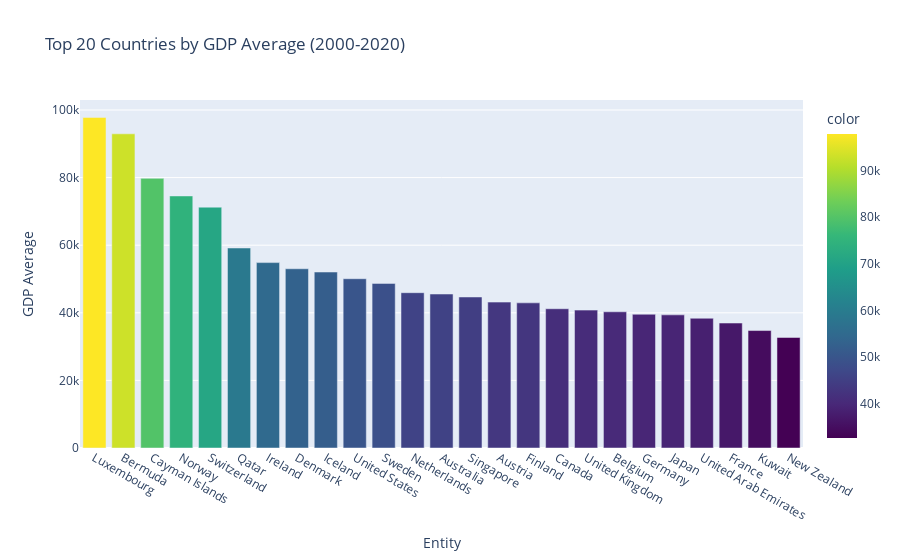

Notebook source saved alongside this figure:
### Code cell
import plotly.express as px
# Filtering the DataFrame for the years 2000-2020
df_filtered = df[(df['Year'] >= 2000) & (df['Year'] <= 2020)]
# Mean GDP by country
gdp_mean_by_country = df_filtered.groupby('Entity')['gdp_per_capita'].mean()
# Sorting the series to find the top 20 countries
top_countries = gdp_mean_by_country.sort_values(ascending=False).head(25)
# Creating the bar chart using Plotly Express
fig = px.bar(top_countries, x=top_countries.index, y=top_countries.values,
             title="Top 20 Countries by GDP Average (2000-2020)",
             labels={'x': 'Country', 'y': 'GDP Average'},
             color=top_countries.values,
             color_continuous_scale=px.colors.sequential.Viridis)

# Show the plot
fig.show()

### Figure 1 — Plotly figure (JSON) as saved in the notebook; plotly's stock layout.template omitted (floating-point values rounded to 4 significant figures)
{"data": [{"alignmentgroup": "True", "hovertemplate": "Entity=%{x}<br>GDP Average=%{y}<br>color=%{marker.color}<extra></extra>", "legendgroup": "", "marker": {"color": [97800.0, 92950.0, 79770.0, 74570.0, 71250.0, 59170.0, 54850.0, 53020.0, 52060.0, 50080.0, 48700.0, 45940.0, 45550.0, 44670.0, 43160.0, 42940.0, 41200.0, 40790.0, 40300.0, 39570.0, 39390.0, 38380.0, 36970.0, 34750.0, 32710.0], "coloraxis": "coloraxis", "pattern": {"shape": ""}}, "name": "", "offsetgroup": "", "orientation": "v", "showlegend": false, "textposition": "auto", "type": "bar", "x": ["Luxembourg", "Bermuda", "Cayman Islands", "Norway", "Switzerland", "Qatar", "Ireland", "Denmark", "Iceland", "United States", "Sweden", "Netherlands", "Australia", "Singapore", "Austria", "Finland", "Canada", "United Kingdom", "Belgium", "Germany", "Japan", "United Arab Emirates", "France", "Kuwait", "New Zealand"], "xaxis": "x", "y": [97800.0, 92950.0, 79770.0, 74570.0, 71250.0, 59170.0, 54850.0, 53020.0, 52060.0, 50080.0, 48700.0, 45940.0, 45550.0, 44670.0, 43160.0, 42940.0, 41200.0, 40790.0, 40300.0, 39570.0, 39390.0, 38380.0, 36970.0, 34750.0, 32710.0], "yaxis": "y"}], "layout": {"barmode": "relative", "coloraxis": {"colorbar": {"title": {"text": "color"}}, "colorscale": [[0, "#440154"], [0.1111, "#482878"], [0.2222, "#3e4989"], [0.3333, "#31688e"], [0.4444, "#26828e"], [0.5556, "#1f9e89"], [0.6667, "#35b779"], [0.7778, "#6ece58"], [0.8889, "#b5de2b"], [1, "#fde725"]]}, "legend": {"tracegroupgap": 0}, "title": {"text": "Top 20 Countries by GDP Average (2000-2020)"}, "xaxis": {"anchor": "y", "domain": [0, 1], "title": {"text": "Entity"}}, "yaxis": {"anchor": "x", "domain": [0, 1], "title": {"text": "GDP Average"}}}}
